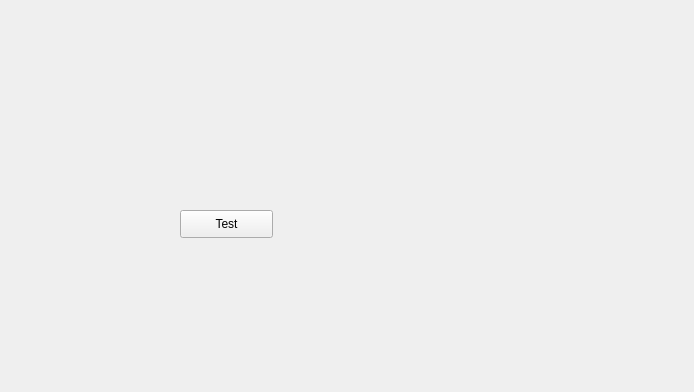
<?xml version="1.0" encoding="UTF-8"?>
<ui version="4.0">
 <class>Form</class>
 <widget class="QWidget" name="Form">
  <property name="geometry">
   <rect>
    <x>0</x>
    <y>0</y>
    <width>694</width>
    <height>392</height>
   </rect>
  </property>
  <property name="windowTitle">
   <string>Form</string>
  </property>
  <widget class="QPushButton" name="pushButton">
   <property name="geometry">
    <rect>
     <x>180</x>
     <y>210</y>
     <width>93</width>
     <height>28</height>
    </rect>
   </property>
   <property name="text">
    <string>Test</string>
   </property>
  </widget>
 </widget>
 <resources/>
 <connections/>
</ui>
